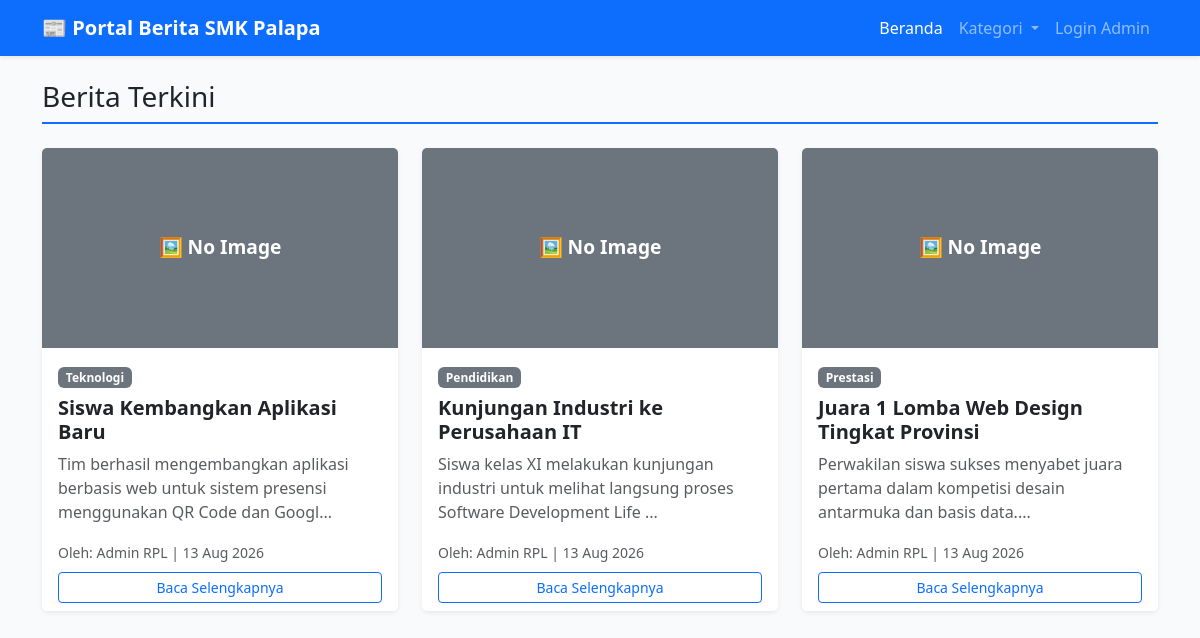
The page / on the database its author committed.
### tables this page shows
CREATE TABLE IF NOT EXISTS tbl_berita (
    id_berita INT(11) NOT NULL AUTO_INCREMENT,
    judul VARCHAR(200) NOT NULL,
    slug VARCHAR(200) NOT NULL,
    isi_berita TEXT NOT NULL,
    gambar VARCHAR(255),
    tanggal_posting DATETIME DEFAULT CURRENT_TIMESTAMP,
    id_kategori INT(11) NOT NULL,
    id_penulis INT(11) NOT NULL,
    PRIMARY KEY (id_berita),
    FOREIGN KEY (id_kategori) REFERENCES tbl_kategori(id_kategori) ON DELETE CASCADE,
    FOREIGN KEY (id_penulis) REFERENCES tbl_penulis(id_penulis) ON DELETE CASCADE
);

CREATE TABLE IF NOT EXISTS tbl_kategori (
    id_kategori INT(11) NOT NULL AUTO_INCREMENT,
    nama_kategori VARCHAR(50) NOT NULL,
    PRIMARY KEY (id_kategori)
);

CREATE TABLE IF NOT EXISTS tbl_penulis (
    id_penulis INT(11) NOT NULL AUTO_INCREMENT,
    nama_lengkap VARCHAR(100) NOT NULL,
    email VARCHAR(100) NOT NULL,
    password VARCHAR(255) NOT NULL,
    PRIMARY KEY (id_penulis)
);

### index.php (the view, shortened to what this page needs)
<?php
include 'koneksi.php';
$query = "SELECT tbl_berita.*, tbl_kategori.nama_kategori, tbl_penulis.nama_lengkap
          FROM tbl_berita
          JOIN tbl_kategori ON tbl_berita.id_kategori = tbl_kategori.id_kategori
          JOIN tbl_penulis ON tbl_berita.id_penulis = tbl_penulis.id_penulis
          ORDER BY tbl_berita.tanggal_posting DESC";
$result = mysqli_query($conn, $query);
?>
<!DOCTYPE html>
<html lang="id">
<head>
    <link href="https://cdn.jsdelivr.net/npm/bootstrap@5.3.0/dist/css/bootstrap.min.css" rel="stylesheet">
</head>
<body>
    <nav class="navbar navbar-expand-lg navbar-dark bg-primary shadow-sm mb-4">
        <div class="container">
            <a class="navbar-brand fw-bold" href="index.php">📰 Portal Berita SMK Palapa</a>
            <div class="collapse navbar-collapse" id="navbarNav">
                <ul class="navbar-nav ms-auto">
                    <li class="nav-item"><a class="nav-link active" href="index.php">Beranda</a></li>
                    <li class="nav-item dropdown">
                        <a class="nav-link dropdown-toggle" href="#" id="navbarDropdown" role="button" data-bs-toggle="dropdown" aria-expanded="false">
                            Kategori
                        </a>
                    </li>
                    <li class="nav-item"><a class="nav-link" href="login.php">Login Admin</a></li>
                </ul>
            </div>
        </div>
    </nav>
    <div class="container mt-4">
        <h3 class="border-bottom border-2 border-primary pb-2 mb-4">Berita Terkini</h3>
        <div class="row">
            <?php
            if (mysqli_num_rows($result) > 0) {
                while($row = mysqli_fetch_assoc($result)) {
            ?>
            <div class="col-md-4 mb-4">
                <div class="card h-100 shadow-sm border-0">
                    <?php if (!empty($row['gambar']) && file_exists('img/' . $row['gambar'])): ?>
                        <img src="img/<?= $row['gambar'] ?>" class="card-img-top" alt="Gambar Berita" style="height: 200px; object-fit: cover;">
                    <?php else: ?>
                        <div class="card-img-top placeholder-img bg-secondary text-white">🖼️ No Image</div>
                    <?php endif; ?>
                    <div class="card-body">
                        <a href="kategori.php?id=<?= $row['id_kategori'] ?>" class="badge bg-secondary mb-2 text-decoration-none"><?= $row['nama_kategori'] ?></a>
                        <h5 class="card-title fw-bold"><?= $row['judul'] ?></h5>
                        <p class="card-text text-muted"><?= substr($row['isi_berita'], 0, 100) ?>...</p>
                    </div>
                    <div class="card-footer bg-white border-0 pt-0">
                        <small class="text-muted">Oleh: <?= $row['nama_lengkap'] ?> | <?= date('d M Y', strtotime($row['tanggal_posting'])) ?></small><br>
                        <a href="detail.php?id=<?= $row['id_berita'] ?>" class="btn btn-sm btn-outline-primary mt-2 w-100">Baca Selengkapnya</a>
                    </div>
                </div>
            </div>
            <?php
                }
            } else {
                echo "<div class='col-12'><p class='text-center text-muted'>Belum ada berita yang dipublikasikan.</p></div>";
            }
            ?>
        </div>
    </div>
</body>
</html>

### index.php (style rules this page uses)
.placeholder-img { height: 200px; display: flex; align-items: center; justify-content: center; font-size: 1.2rem; font-weight: bold; color: #fff; }
body { background-color: #f8fafc; }

### rows shown on the page
tbl_berita: gambar "🖼️ No Image", id_kategori.nama_kategori "Teknologi", judul "Siswa Kembangkan Aplikasi Baru", isi_berita "Tim berhasil mengembangkan aplikasi berbasis web untuk sistem presensi menggunakan QR Code dan Googl", id_penulis.nama_lengkap "Admin RPL", tanggal_posting "13 Aug 2026"
tbl_berita: gambar "🖼️ No Image", id_kategori.nama_kategori "Pendidikan", judul "Kunjungan Industri ke Perusahaan IT", isi_berita "Siswa kelas XI melakukan kunjungan industri untuk melihat langsung proses Software Development Life", id_penulis.nama_lengkap "Admin RPL", tanggal_posting "13 Aug 2026"
tbl_berita: shows "🖼️ No Image", id_kategori.nama_kategori "Prestasi", judul "Juara 1 Lomba Web Design Tingkat Provinsi", isi_berita "Perwakilan siswa sukses menyabet juara pertama dalam kompetisi desain antarmuka dan basis data.", id_penulis.nama_lengkap "Admin RPL", tanggal_posting "13 Aug 2026"
